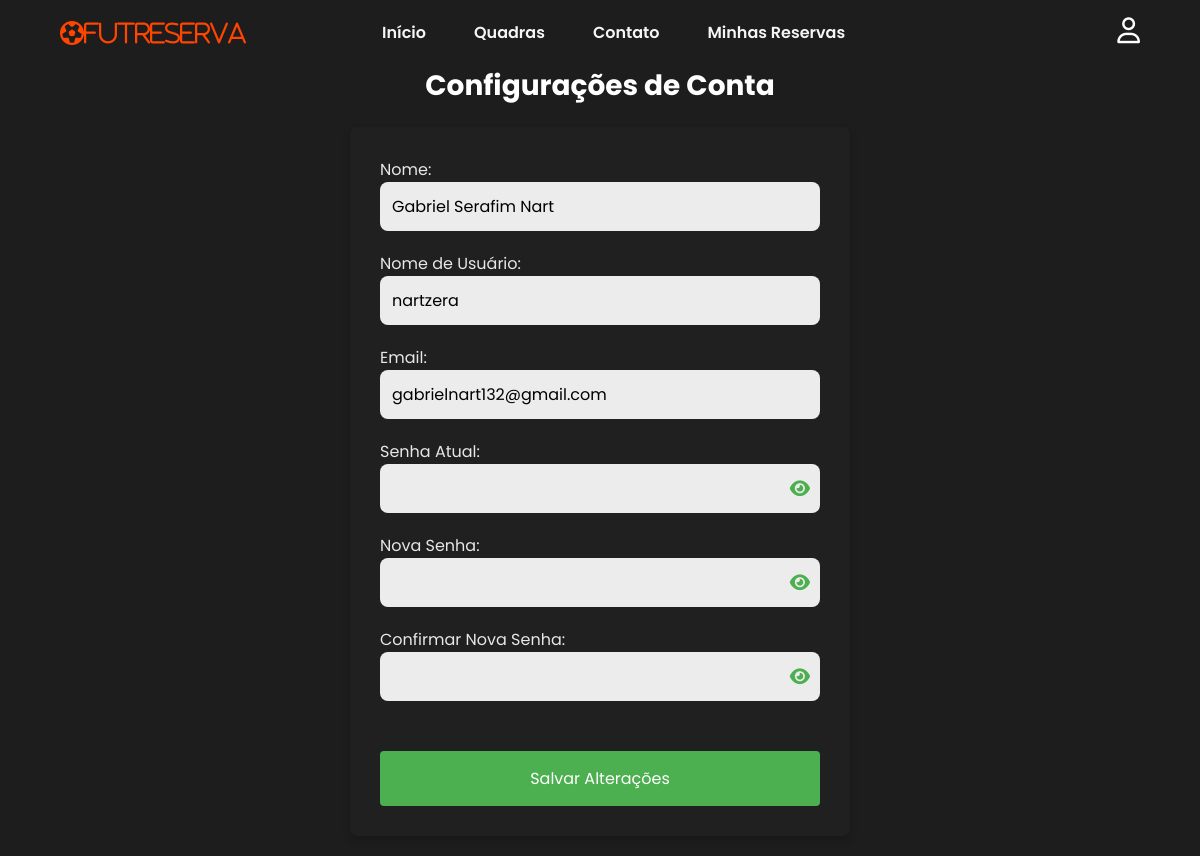
Screenshot of /config.php (signed in) with the database file from the repository.
### tables this page shows
CREATE TABLE `usuario` (
  `id_usuario` int(11) NOT NULL,
  `username` varchar(50) NOT NULL,
  `senha` varchar(255) NOT NULL,
  `email` varchar(100) NOT NULL,
  `nome` varchar(100) NOT NULL,
  `tipo` enum('cliente','administrador') DEFAULT 'cliente'
);

### config.php (the view, shortened to what this page needs)
<?php
include 'conexao.php';
$user_id = $_SESSION['user_id'];
$sql = "SELECT nome, username, email, senha FROM usuario WHERE id_usuario = ?";
$stmt1 = $conn->prepare($sql);
$stmt1->bind_param('i', $user_id);
$stmt1->execute();
$result = $stmt1->get_result();
$user = $result->fetch_assoc();
?>
<!DOCTYPE html>
<html lang="pt-br">
<head>
    <link rel="stylesheet" href="https://cdnjs.cloudflare.com/ajax/libs/font-awesome/6.6.0/css/all.min.css" />
    <link rel="stylesheet" href="styles/styles.css">
    <link rel="stylesheet" href="styles/header.css">
    <link rel="stylesheet" href="styles/config.css">
</head>
<body>
<header>
    <nav id="navbar">
        <i class="fa-regular fa-futbol" id="logo">FutReserva</i>
        <ul id="nav_list">
            <li id="nav-item"><a href="index.php">Início</a></li>
            <li id="nav-item"><a href="quadras.php">Quadras</a></li>
            <li id="nav-item"><a href="contatos.php">Contato</a></li>
            <li id="nav-item"><a href="reservas.php">Minhas Reservas</a></li>
        </ul>
        <div id="user-section">
            <?php if (isset($_SESSION['user_id'])): ?>
                <i class="fa-regular fa-user" id="profile-icon"></i>
            <?php endif; ?>
        </div>
    </nav>
</header>
<h1>Configurações de Conta</h1>
<form id="config-form" action="config.php" method="POST" onsubmit="return validateForm()">
    <div class="form-group">
        <label for="nome">Nome:</label>
        <input type="text" id="nome" name="nome" value="<?php echo htmlspecialchars($user['nome']); ?>" required>
    </div>
    <div class="form-group">
        <label for="username">Nome de Usuário:</label>
        <input type="text" id="username" name="username" value="<?php echo htmlspecialchars($user['username']); ?>" required>
    </div>
    <div class="form-group">
        <label for="email">Email:</label>
        <input type="email" id="email" name="email" value="<?php echo htmlspecialchars($user['email']); ?>" required>
    </div>
    <div class="form-group">
        <label for="current_password">Senha Atual:</label>
        <div class="password-wrapper">
            <input type="password" id="current_password" name="current_password">
            <i class="fa fa-eye show-password" onclick="togglePasswordVisibility('current_password')"></i>
        </div>
    </div>
    <div class="form-group">
        <label for="new_password">Nova Senha:</label>
        <div class="password-wrapper">
            <input type="password" id="new_password" name="new_password">
            <i class="fa fa-eye show-password" onclick="togglePasswordVisibility('new_password')"></i>
        </div>
    </div>
    <div class="form-group">
        <label for="confirm_new_password">Confirmar Nova Senha:</label>
        <div class="password-wrapper">
            <input type="password" id="confirm_new_password" name="confirm_new_password">
            <i class="fa fa-eye show-password" onclick="togglePasswordVisibility('confirm_new_password')"></i>
        </div>
    </div>
    <button type="submit">Salvar Alterações</button>
</form>
</body>
</html>

### styles/styles.css (style rules this page uses)
* { font-family: "Poppins", sans-serif; margin: 0; padding: 0; box-sizing: border-box; }
body { background-color: lightyellow; }

### styles/header.css (style rules this page uses)
header { width: 100%; padding: 18px 5%; background-color: #1d1d1d; }
#navbar { width: 100%; display: flex; align-items: center; justify-content: space-between; }
#navbar #logo { font-size: 24px; color: #ff4500; }
#nav_list { display: flex; list-style: none; gap: 48px; }
#nav-item a { text-decoration: none; color: whitesmoke; font-weight: 600; }
#profile-icon { font-size: 26px; color: white; cursor: pointer; }

### styles/config.css (style rules this page uses)
body { background-color: #1d1d1d; }
h1 { text-align: center; font-size: 28px; color: white; margin-bottom: 20px; }
header { background-color: #1d1d1d; padding: 18px 5%; }
form { display: flex; flex-direction: column; align-items: center; color: rgb(231, 231, 231); background-color: rgb(32, 32, 32); padding: 30px; border-radius: 8px; width: 100%; max-width: 500px; box-shadow: 0 4px 8px rgba(0, 0, 0, 0.2); margin: 20px auto; }
.form-group { width: 100%; margin-bottom: 20px; }
input[type="text"], input[type="email"], input[type="password"] { width: 100%; padding: 12px; border: none; border-radius: 8px; background-color: #ececec; color: rgb(0, 0, 0); font-size: 16px; box-sizing: border-box; }
button { width: 100%; max-width: 100%; padding: 15px; border-radius: 4px; border: none; background-color: #4CAF50; color: white; font-size: 16px; cursor: pointer; margin-top: 30px; }
.password-wrapper { position: relative; width: 100%; }
.show-password { position: absolute; right: 10px; top: 50%; transform: translateY(-50%); cursor: pointer; color: #4CAF50; font-size: 18px; }

### rows the page displays
usuario: nome "Gabriel Serafim Nart", username "nartzera", email "gabrielnart132@gmail.com"
